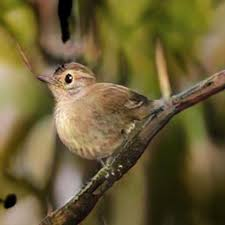
#> input picture uart_python_implementation/image.jpg, 225 x 225 px
$ python uart.py
#> lines starting #> are read from the running program, lines starting #| are printed output that depends on the picture
import serial
import io
import time
from PIL import Image
import numpy as np

IMAGE_PATH = "image.jpg"
IMAGE_SIZE = 10


# create serial connection
ser = serial.Serial()
ser.baudrate = 9600
ser.port = 'COM14'
ser.open()


# create image array
image = Image.open(IMAGE_PATH, mode='r')
#> image is the input picture: PIL image 225x225 RGB; mean R, G, B 108.1, 95.2, 54.1
image = image.convert(mode='L')
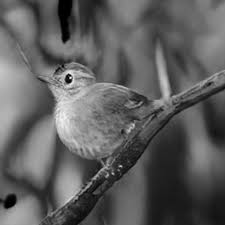
#> image: PIL image 225x225 L; min 0, max 243, mean 94.4
image = np.array(image.resize((IMAGE_SIZE, IMAGE_SIZE)), np.int64)
image = np.array(image)
image = image.flatten()
#> image = 100 values, max 181 at index 43, min 25 at index 87, mean 94.32

# send pixels as byte
for i in range(len(image)):
	ser.write(bytes([image[i]]))
#> this loop made 100 passes

# receive filtered image
received_image = []

for i in range(IMAGE_SIZE ** 2):
	pixel_byte = ser.read(1)
	received_image.append(int.from_bytes(pixel_byte, "big"))
#> after the loop, received_image = 100 values from 0 to 0

# show received image
received_image = np.array(received_image)
received_image = np.resize(received_image, (IMAGE_SIZE, IMAGE_SIZE))
#> (the run stopped early here; a loop or call above may not have finished)
